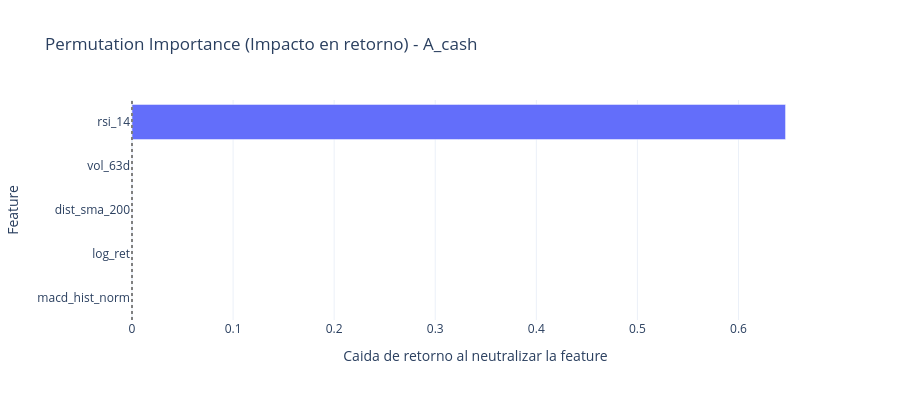

Notebook source saved alongside this figure:
### Markdown cell above
## §2 ¿Qué features importan más?

En vez de usar permutation importance estándar (que rompe la estructura de la observación), medimos el **impacto en el retorno total** cuando reemplazamos una feature en la observación por ruido (su media histórica). Si el agente apenas nota el cambio, esa feature no le importa.

Dado que el agente ve una ventana de 20 días de 4 activos × F features, permutamos el valor de **todos los activos en todos los días** de una feature concreta, y vemos cómo cae el retorno total.

### Code cell
def evaluate_feature_importance(model, env, features, n_steps=232):
    """Mide el retorno base y el retorno con cada feature neutralizada."""
    # 1. Retorno base (sin tocar features)
    obs, _ = env.reset(seed=999, options={"start_idx": WINDOW - 1})
    base_rets = []
    done = False
    while not done:
        a, _ = model.predict(obs, deterministic=True)
        obs, _, term, trunc, info = env.step(a)
        base_rets.append(info["log_ret"])
        done = term or trunc
    base_ret = sum(base_rets)
    
    # 2. Retorno con cada feature neutralizada
    results = {}
    for feat in features:
        # Encontrar indices en el array de observacion (W * A * F)
        # obs = [W, A, F] -> flatten. Cada feature f ocupa indices [w, a, f]
        obs_idx = features.index(feat)
        n_assets = env.n_assets
        window = env.cfg.window
        
        obs, _ = env.reset(seed=999, options={"start_idx": WINDOW - 1})
        rets = []
        done = False
        while not done:
            # Neutralizar la feature en la observacion
            obs_mod = obs.copy()
            # Iterar sobre los dias (w) y activos (a) para poner el valor a 0.0
            for w in range(window):
                for a in range(n_assets):
                    flat_idx = (w * n_assets + a) * len(features) + obs_idx
                    obs_mod[flat_idx] = 0.0
                    
            a, _ = model.predict(obs_mod, deterministic=True)
            obs, _, term, trunc, info = env.step(a)
            rets.append(info["log_ret"])
            done = term or trunc
            
        delta = base_ret - sum(rets)
        results[feat] = delta
        
    return base_ret, results

base_ret, imp_best = evaluate_feature_importance(model_best, env_best, FEATURE_SETS[best_cash_row["features"]])
print(f"Retorno base: {base_ret:.4f}")

# Graficar
df_imp = pd.DataFrame({
    "Feature": list(imp_best.keys()),
    "Importance": list(imp_best.values())
}).sort_values("Importance", ascending=True)

fig = px.bar(
    df_imp, x="Importance", y="Feature", orientation="h",
    title=f"Permutation Importance (Impacto en retorno) - {best_cash_row['config']}",
    labels={"Importance": "Caida de retorno al neutralizar la feature"}
)
fig.add_vline(x=0, line_dash="dot", line_color="gray")
fig.update_layout(template="plotly_white", height=400)
fig.show()

### Figure 1 — Plotly figure (JSON) as saved in the notebook; plotly's stock layout.template omitted (floating-point values rounded to 4 significant figures)
{"data": [{"hovertemplate": "Caida de retorno al neutralizar la feature=%{x}<br>Feature=%{y}<extra></extra>", "legendgroup": "", "marker": {"color": "#636efa", "pattern": {"shape": ""}}, "name": "", "orientation": "h", "showlegend": false, "textposition": "auto", "type": "bar", "x": [5.571e-07, 1.676e-05, 9.528e-05, 0.0001078, 0.6466], "xaxis": "x", "y": ["macd_hist_norm", "log_ret", "dist_sma_200", "vol_63d", "rsi_14"], "yaxis": "y"}], "layout": {"barmode": "relative", "height": 400, "legend": {"tracegroupgap": 0}, "shapes": [{"line": {"color": "gray", "dash": "dot"}, "type": "line", "x0": 0, "x1": 0, "xref": "x", "y0": 0, "y1": 1, "yref": "y domain"}], "title": {"text": "Permutation Importance (Impacto en retorno) - A_cash"}, "xaxis": {"anchor": "y", "domain": [0, 1], "title": {"text": "Caida de retorno al neutralizar la feature"}}, "yaxis": {"anchor": "x", "domain": [0, 1], "title": {"text": "Feature"}}}}
